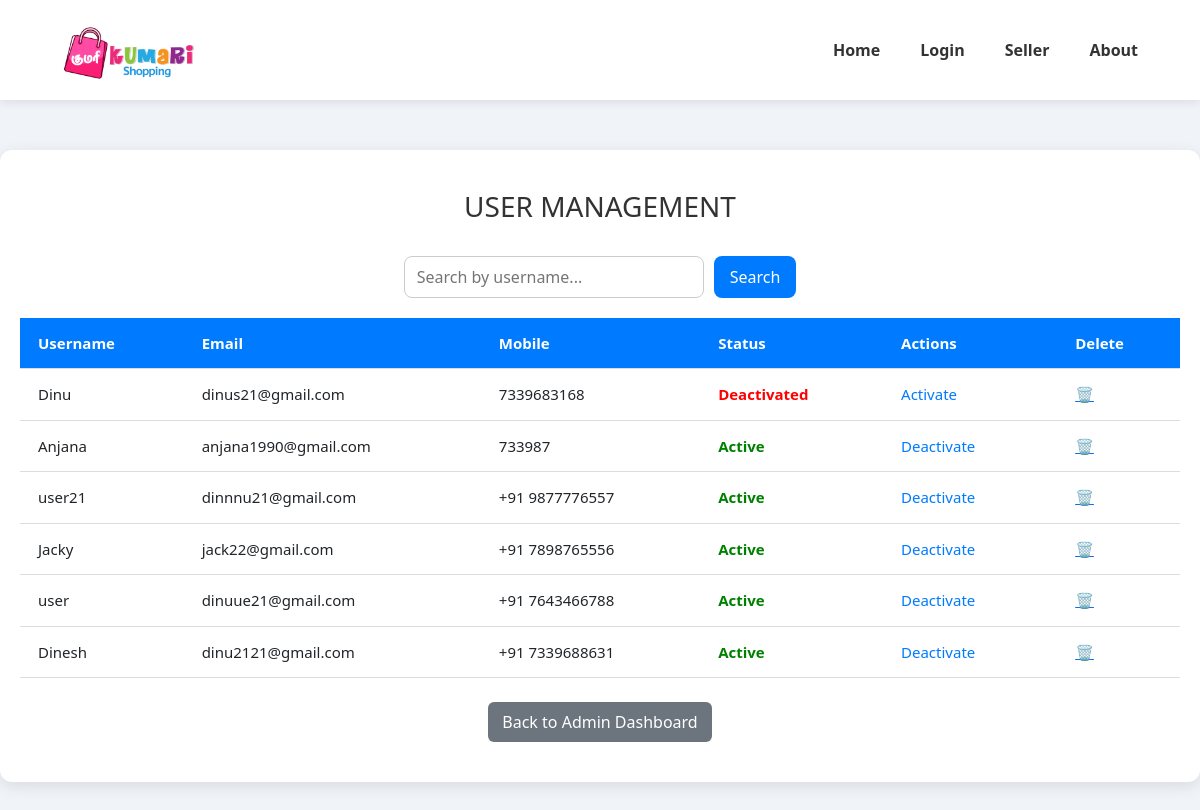
/admin-dashboard/user/, run on an earlier commit of the app's database.
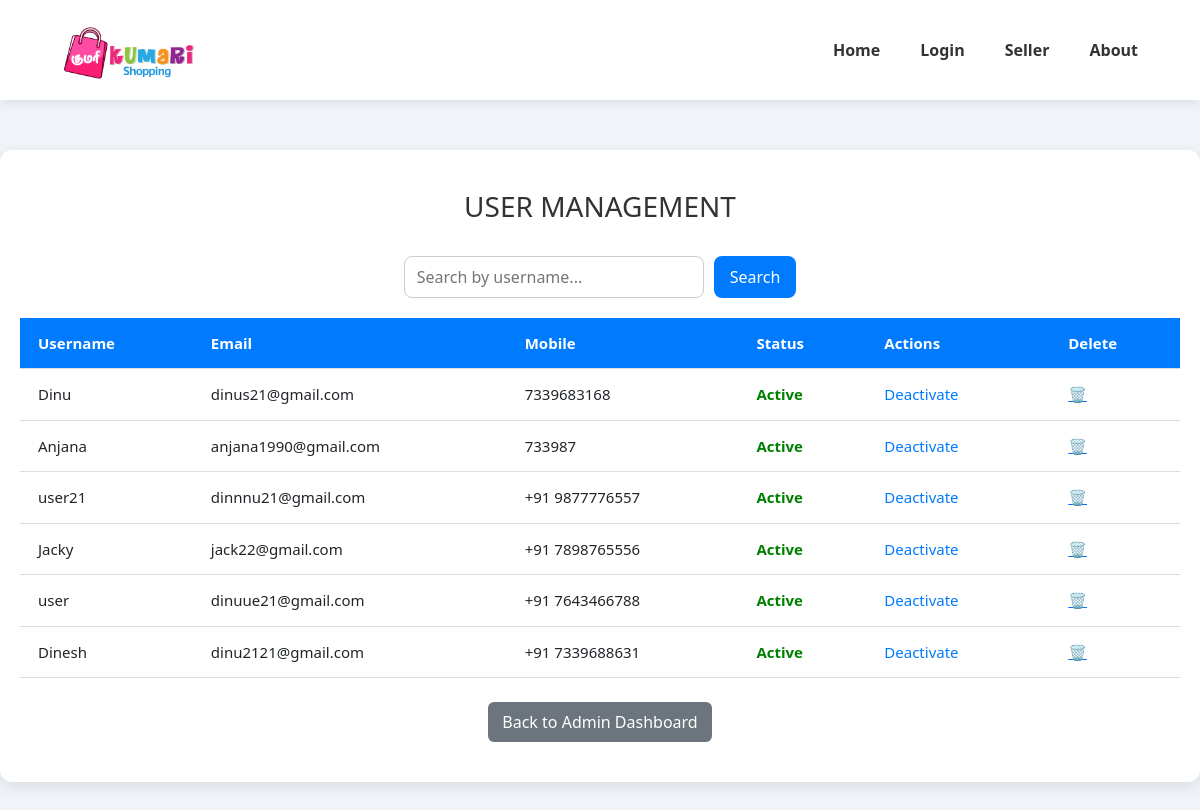
And on a later commit of the database.
### accounts/models.py (models this page shows, shortened)
class CustomUser(AbstractUser):
    user_role=(
        ('user','User'),
        ('seller','Seller'),
        ('admin','Admin'),
    )
    user_type= models.CharField(max_length=10,choices=user_role,default='user')
    user_profile=models.ImageField(
        upload_to='user_images',
        default='null',
        blank=False,
        validators=[FileExtensionValidator(allowed_extensions=['jpg', 'jpeg', 'png', 'svg','webp'])]
        )
    seller_profile=models.ImageField(
        upload_to='seller_images',
        default='null',
        blank=False,
        validators=[FileExtensionValidator(allowed_extensions=['jpg', 'jpeg', 'png', 'svg','webp'])]
        )
    mobile = models.CharField(
        max_length=14,
        unique=True,
        validators=[RegexValidator(r'^\+91\s?\d{10}$', 'Enter a valid mobile number with country code.')],
        verbose_name='Mobile Number'
    )
    address = models.TextField(
        max_length=150,
        blank=False,
        verbose_name='Address'
    )
    username = models.CharField(
        max_length=150,  # You can change this if needed
        unique=True,
        blank=False,
        null=False,
        validators=[RegexValidator(r'^[a-zA-Z][a-zA-Z0-9]*$','Username only starts with alphabetic characters')]
    )
    first_name = models.CharField(
        max_length=50,
        blank=False,
        validators=[RegexValidator(r'^[a-zA-Z]+$', 'Only alphabetic characters are allowed.')]
    )
    last_name = models.CharField(
        max_length=50,
        blank=False,
        validators=[RegexValidator(r'^[a-zA-Z]+$', 'Only alphabetic characters are allowed.')]
        )
    email = models.EmailField(
        blank=False,
        unique=True)
    is_active = models.BooleanField(default=True)
    objects = CustomUserManager()
    USERNAME_FIELD = 'username'
    REQUIRED_FIELDS = ['mobile']

### admin_dashboard/views.py (the view)
# urls.py: path('user/',views.user,name='user'),
def user(request):
    q_user = request.GET.get('q')
    users = CustomUser.objects.filter(user_type='user')
    if q_user:
        users = users.filter(username__icontains=q_user)
    for user in users:
        if q_user:
            pattern = re.compile(re.escape(q_user), re.IGNORECASE)
            highlighted = pattern.sub(
                lambda m: f'<span style="background-color: yellow;">{m.group(0)}</span>',
                user.username
            )
            user.highlighted_username = mark_safe(highlighted)
        else:
            user.highlighted_username = user.username
    return render(request, 'admin-user.html', {'users': users})

### templates/admin-user.html (shortened to what this page needs)
{% extends "base.html" %}
{% load static %}
{% block content %}
<div class="container">
    <h3>USER MANAGEMENT</h3> <br>
  <form method="get">
    <input type="text" name="q" placeholder="Search by username..." value="{{ request.GET.q }}">
    <button type="submit">Search</button>
  </form>
  <table>
    <tr>
      <th>Username</th>
      <th>Email</th>
      <th>Mobile</th>
      <th>Status</th>
      <th>Actions</th>
      <th>Delete</th>
    </tr>
    {% for user in users %}
    <tr>
        <td>{{ user.highlighted_username | safe }}</td>
        <td>{{ user.email }}</td>
        <td>{{ user.mobile }}</td>
        <td>
            {% if user.is_active %}
            <span style="color: green; font-weight: bold;">Active</span>
            {% else %}
            <span style="color: red; font-weight: bold;">Deactivated</span>
            {% endif %}
        </td>
        <td class="action-links">
            {% if user.is_active %}
            <a href="{% url 'deactivate_user' user.id %}">Deactivate</a>
            {% else %}
            <a href="{% url 'activate_user' user.id %}">Activate</a>
            {% endif %}
        </td>
        <td>
            <a href="{% url 'delete_user' user.id %}">🗑️</a>
        </td>
    </tr>
    {% empty %}
      <tr>
        <td colspan="5" class="no-results">No users found.</td>
      </tr>
    {% endfor %}
  </table> <br>
  <div style="text-align: center;">
  <a href="{% url 'admin_dashboard' %}" class="back-button">Back to Admin Dashboard</a>
  </div>
</div>
{% endblock %}

What changed in the data, as far as the page shows it:
changed CustomUser "Dinu": is_active "Deactivated Activate" → "Active Deactivate"
